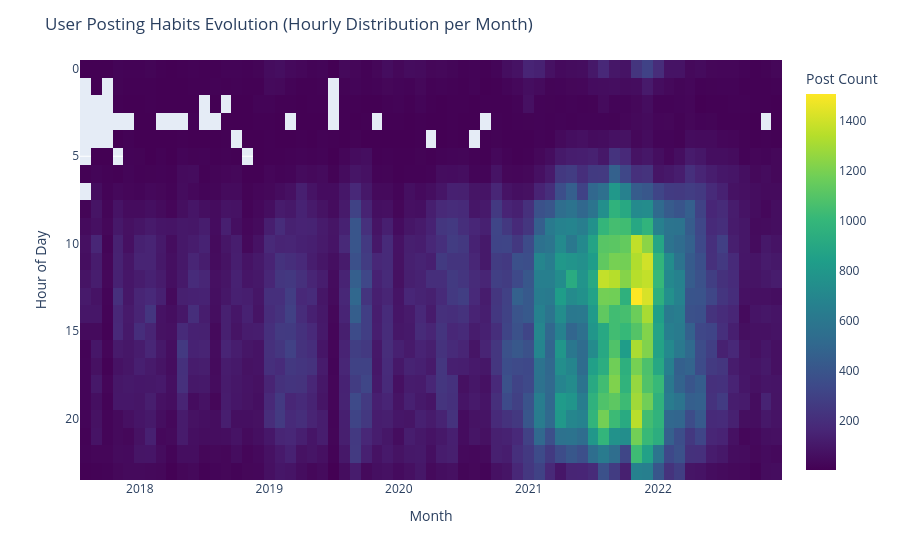

Notebook code cell kept with this figure:
### Markdown cell above
## Evolution of hourly posting

### Code cell
import pandas as pd
import plotly.express as px

# Ensure 'created_dt' is a datetime column

# Extract relevant time features
litigi['year_month'] = litigi['created_dt'].dt.to_period('M')  # Year-Month format
litigi['hour'] = litigi['created_dt'].dt.hour  # Hour of the day

# Count occurrences for each (year_month, hour) pair
heatmap_data = litigi.groupby(['year_month', 'hour']).size().reset_index(name='count')

# Convert 'year_month' to string for Plotly
heatmap_data['year_month'] = heatmap_data['year_month'].astype(str)

# Create the heatmap
fig = px.imshow(
    heatmap_data.pivot(columns='year_month', index='hour', values='count'),
    labels=dict(x="Hour of Day", y="Month", color="Post Count"),
    y=list(range(24)),  # Ensure x-axis is in correct order
    x=heatmap_data['year_month'].unique(),
    color_continuous_scale="Viridis"
)

fig.update_layout(
    title="User Posting Habits Evolution (Hourly Distribution per Month)",
    xaxis_title="Month",
    yaxis_title="Hour of Day",
    yaxis=dict(autorange="reversed"),  # To have the latest month on top
    coloraxis_colorbar=dict(title="Post Count")
)

fig.show()

### Figure 1 — Plotly figure (JSON) as saved in the notebook; plotly's stock layout.template omitted (floating-point values rounded to 4 significant figures; data arrays with more than 128 entries replaced by an {"elided": "..."} marker saying what was removed)
{"data": [{"coloraxis": "coloraxis", "hovertemplate": "Hour of Day: %{x}<br>Month: %{y}<br>Post Count: %{z}<extra></extra>", "name": "0", "type": "heatmap", "x": ["2017-08", "2017-09", "2017-10", "2017-11", "2017-12", "2018-01", "2018-02", "2018-03", "2018-04", "2018-05", "2018-06", "2018-07", "2018-08", "2018-09", "2018-10", "2018-11", "2018-12", "2019-01", "2019-02", "2019-03", "2019-04", "2019-05", "2019-06", "2019-07", "2019-08", "2019-09", "2019-10", "2019-11", "2019-12", "2020-01", "2020-02", "2020-03", "2020-04", "2020-05", "2020-06", "2020-07", "2020-08", "2020-09", "2020-10", "2020-11", "2020-12", "2021-01", "2021-02", "2021-03", "2021-04", "2021-05", "2021-06", "2021-07", "2021-08", "2021-09", "2021-10", "2021-11", "2021-12", "2022-01", "2022-02", "2022-03", "2022-04", "2022-05", "2022-06", "2022-07", "2022-08", "2022-09", "2022-10", "2022-11", "2022-12"], "xaxis": "x", "y": [0, 1, 2, 3, 4, 5, 6, 7, 8, 9, 10, 11, 12, 13, 14, 15, 16, 17, 18, 19, 20, 21, 22, 23], "yaxis": "y", "z": {"elided": "24x65 int values"}}], "layout": {"coloraxis": {"colorbar": {"title": {"text": "Post Count"}}, "colorscale": [[0, "#440154"], [0.1111, "#482878"], [0.2222, "#3e4989"], [0.3333, "#31688e"], [0.4444, "#26828e"], [0.5556, "#1f9e89"], [0.6667, "#35b779"], [0.7778, "#6ece58"], [0.8889, "#b5de2b"], [1, "#fde725"]]}, "margin": {"t": 60}, "title": {"text": "User Posting Habits Evolution (Hourly Distribution per Month)"}, "xaxis": {"anchor": "y", "constrain": "domain", "domain": [0, 1], "scaleanchor": "y", "title": {"text": "Month"}}, "yaxis": {"anchor": "x", "autorange": "reversed", "constrain": "domain", "domain": [0, 1], "title": {"text": "Hour of Day"}}}}
